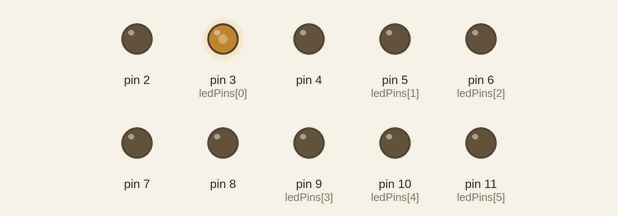
This sketch was run on a simulated Arduino Uno, built with avr-gcc and run on an emulated ATmega328P. Shown: output pins drawn as LEDs (lit = HIGH). What the sketch prints to the serial monitor is not drawn.

Above: at 0.15 s.
At 4.46 s:
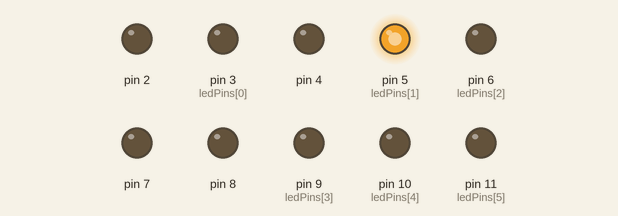
At 10.01 s:
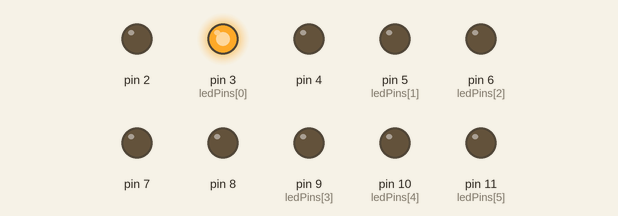
At 20.21 s:
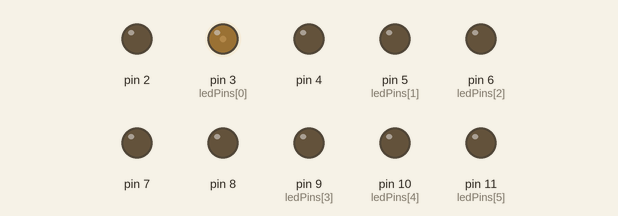
At 29.15 s:
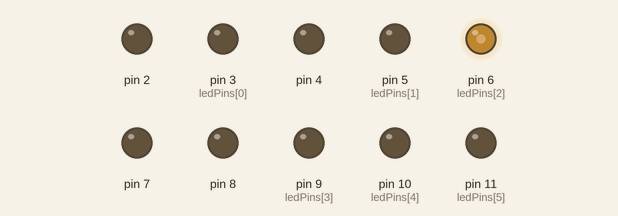
At 39.63 s:
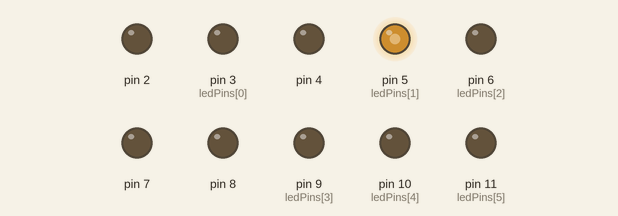
Timing chart, 0 to 40.0 s (numbered marks = the images above):
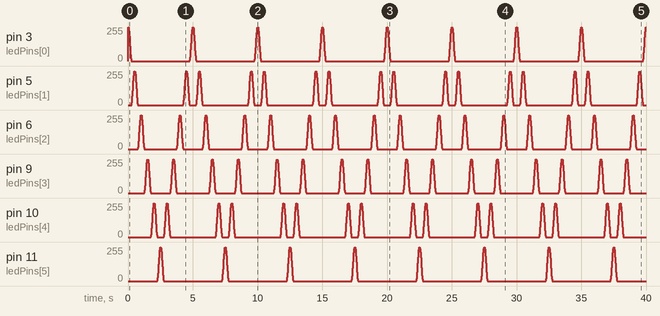

The sketch:

continuous_fade.ino
```cpp
// must connect leds to pins 3, 5, 6, 9, 10, 11 in that order

const int ledPins[] = {3, 5, 6, 9, 10, 11};

const int period = 500;

int value;
int currPin = 0;
long timer = 0;
int direct = 1;
int check = 0;

void setup() {
  for (int i = 0; i < sizeof(ledPins); i++) {
    pinMode(i, OUTPUT);
  }
  Serial.begin(9600);
}

void loop() {
  timer = millis();
  value = 128 + 127 * cos(2 * PI / period * timer);
  Serial.print("vlaue: ");
  Serial.println(value);
  analogWrite(ledPins[currPin], value);
  if (value > 250) {
    check = 1;
  }
  Serial.println(currPin);
  if (value < 2 && check) {
    analogWrite(ledPins[currPin], 0);
    currPin += direct;
    if (currPin == 0 || currPin == 5) {
      direct = direct * -1;
    }
    check = 0;
  }

}
```
